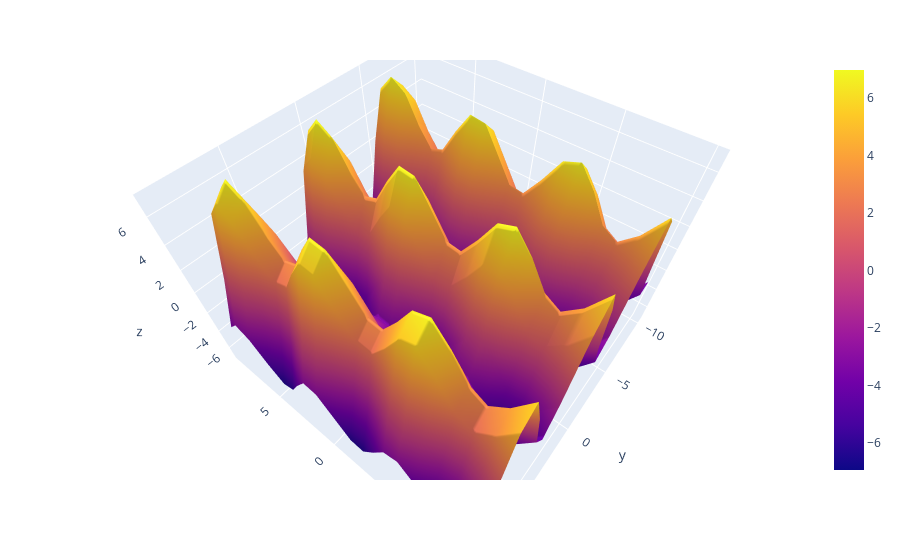

Notebook code for this chart:
### Code cell
fig = px.scatter_3d() 
fig.add_trace(go.Surface(x=xx , y=yy , z=zz))

### Figure 1 — Plotly figure (JSON) as saved in the notebook; plotly's stock layout.template omitted (floating-point values rounded to 4 significant figures; data arrays with more than 128 entries replaced by an {"elided": "..."} marker saying what was removed)
{"data": [{"hovertemplate": "<extra></extra>", "legendgroup": "", "marker": {"color": "#636efa", "symbol": "circle"}, "mode": "markers", "name": "", "scene": "scene", "showlegend": false, "type": "scatter3d"}, {"type": "surface", "x": {"elided": "20x20 int values"}, "y": {"elided": "20x20 int values"}, "z": {"elided": "20x20 float values"}}], "layout": {"autosize": true, "legend": {"tracegroupgap": 0}, "margin": {"t": 60}, "scene": {"aspectmode": "auto", "aspectratio": {"x": 1.11, "y": 1.11, "z": 0.8122}, "camera": {"center": {"x": 0, "y": 0, "z": 0}, "eye": {"x": -0.6466, "y": 0.8161, "z": 1.266}, "projection": {"type": "perspective"}, "up": {"x": 0, "y": 0, "z": 1}}, "domain": {"x": [0, 1], "y": [0, 1]}}}}
